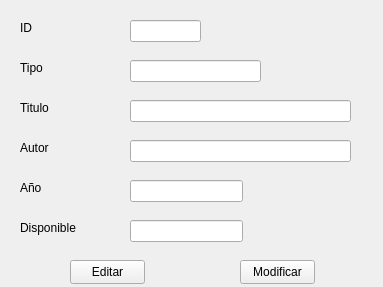
<?xml version="1.0" encoding="UTF-8"?>
<ui version="4.0">
 <class>MaterialesForm</class>
 <widget class="QWidget" name="MaterialesForm">
  <property name="geometry">
   <rect>
    <x>0</x>
    <y>0</y>
    <width>383</width>
    <height>287</height>
   </rect>
  </property>
  <property name="windowTitle">
   <string>Form</string>
  </property>
  <widget class="QLabel" name="label">
   <property name="geometry">
    <rect>
     <x>20</x>
     <y>20</y>
     <width>49</width>
     <height>16</height>
    </rect>
   </property>
   <property name="text">
    <string>ID</string>
   </property>
  </widget>
  <widget class="QLabel" name="label_2">
   <property name="geometry">
    <rect>
     <x>20</x>
     <y>60</y>
     <width>49</width>
     <height>16</height>
    </rect>
   </property>
   <property name="text">
    <string>Tipo</string>
   </property>
  </widget>
  <widget class="QPushButton" name="pushButton">
   <property name="geometry">
    <rect>
     <x>70</x>
     <y>260</y>
     <width>75</width>
     <height>24</height>
    </rect>
   </property>
   <property name="text">
    <string>Editar</string>
   </property>
  </widget>
  <widget class="QPushButton" name="pushButton_2">
   <property name="geometry">
    <rect>
     <x>240</x>
     <y>260</y>
     <width>75</width>
     <height>24</height>
    </rect>
   </property>
   <property name="text">
    <string>Modificar</string>
   </property>
  </widget>
  <widget class="QLineEdit" name="lineEdit">
   <property name="geometry">
    <rect>
     <x>130</x>
     <y>20</y>
     <width>71</width>
     <height>22</height>
    </rect>
   </property>
  </widget>
  <widget class="QLabel" name="label_3">
   <property name="geometry">
    <rect>
     <x>20</x>
     <y>100</y>
     <width>49</width>
     <height>16</height>
    </rect>
   </property>
   <property name="text">
    <string>Titulo</string>
   </property>
  </widget>
  <widget class="QLabel" name="label_4">
   <property name="geometry">
    <rect>
     <x>20</x>
     <y>140</y>
     <width>49</width>
     <height>16</height>
    </rect>
   </property>
   <property name="text">
    <string>Autor</string>
   </property>
  </widget>
  <widget class="QLabel" name="label_5">
   <property name="geometry">
    <rect>
     <x>20</x>
     <y>180</y>
     <width>49</width>
     <height>16</height>
    </rect>
   </property>
   <property name="text">
    <string>Año</string>
   </property>
  </widget>
  <widget class="QLineEdit" name="lineEdit_2">
   <property name="geometry">
    <rect>
     <x>130</x>
     <y>60</y>
     <width>131</width>
     <height>22</height>
    </rect>
   </property>
  </widget>
  <widget class="QLineEdit" name="lineEdit_3">
   <property name="geometry">
    <rect>
     <x>130</x>
     <y>100</y>
     <width>221</width>
     <height>22</height>
    </rect>
   </property>
  </widget>
  <widget class="QLineEdit" name="lineEdit_4">
   <property name="geometry">
    <rect>
     <x>130</x>
     <y>140</y>
     <width>221</width>
     <height>22</height>
    </rect>
   </property>
  </widget>
  <widget class="QLineEdit" name="lineEdit_5">
   <property name="geometry">
    <rect>
     <x>130</x>
     <y>180</y>
     <width>113</width>
     <height>22</height>
    </rect>
   </property>
  </widget>
  <widget class="QLineEdit" name="lineEdit_6">
   <property name="geometry">
    <rect>
     <x>130</x>
     <y>220</y>
     <width>113</width>
     <height>22</height>
    </rect>
   </property>
  </widget>
  <widget class="QLabel" name="label_6">
   <property name="geometry">
    <rect>
     <x>20</x>
     <y>220</y>
     <width>61</width>
     <height>16</height>
    </rect>
   </property>
   <property name="text">
    <string>Disponible</string>
   </property>
  </widget>
 </widget>
 <resources/>
 <connections/>
</ui>
